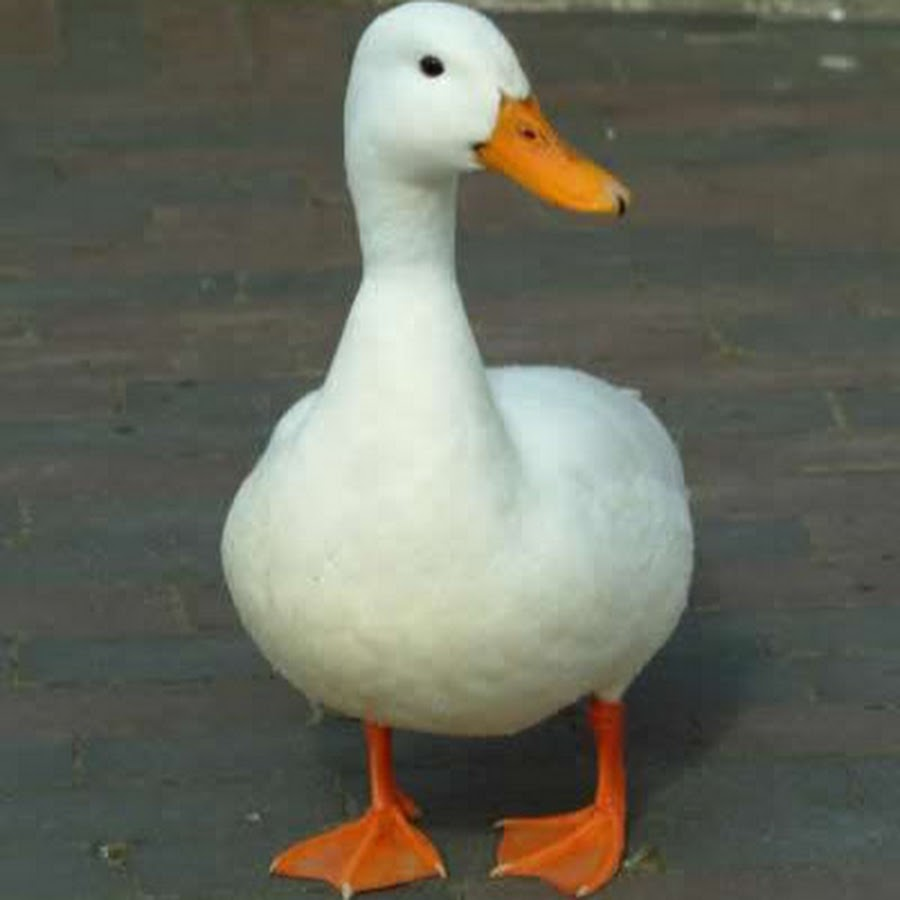
#> input picture duck.jpg, 900 x 900 px
$ python gamma.py
#> lines starting #> are read from the running program, lines starting #| are printed output that depends on the picture
import cv2
import numpy as np

def adjust_gamma(image, gamma=1.0):

    inv_gamma = 1.0 / gamma
    table = np.array([(i / 255.0) ** inv_gamma * 255 for i in range(256)]).astype("uint8")

    return cv2.LUT(image, table)

def main():

    image_path = input("Enter the path to your image: ")
#> the answer given: ../duck.jpg
    image = cv2.imread(image_path)
#> image is the input picture: shape (900, 900, 3); mean B, G, R 93.6, 105.8, 104.6

    if image is None:
        print("Error: Could not load image.")
        return


    gamma_values = [0.4, 1.0, 2.5]

    for gamma in gamma_values:
        corrected = adjust_gamma(image, gamma=gamma)
        window_name = f"Gamma: {gamma}"
        cv2.imshow(window_name, corrected)
        print(f"Displayed image with gamma = {gamma}. Press any key to continue...")
        cv2.waitKey(0)
        cv2.destroyWindow(window_name)
#> this loop made 3 passes
#> pass 1, in main, `corrected = adjust_gamma(image, gamma=gamma)`:
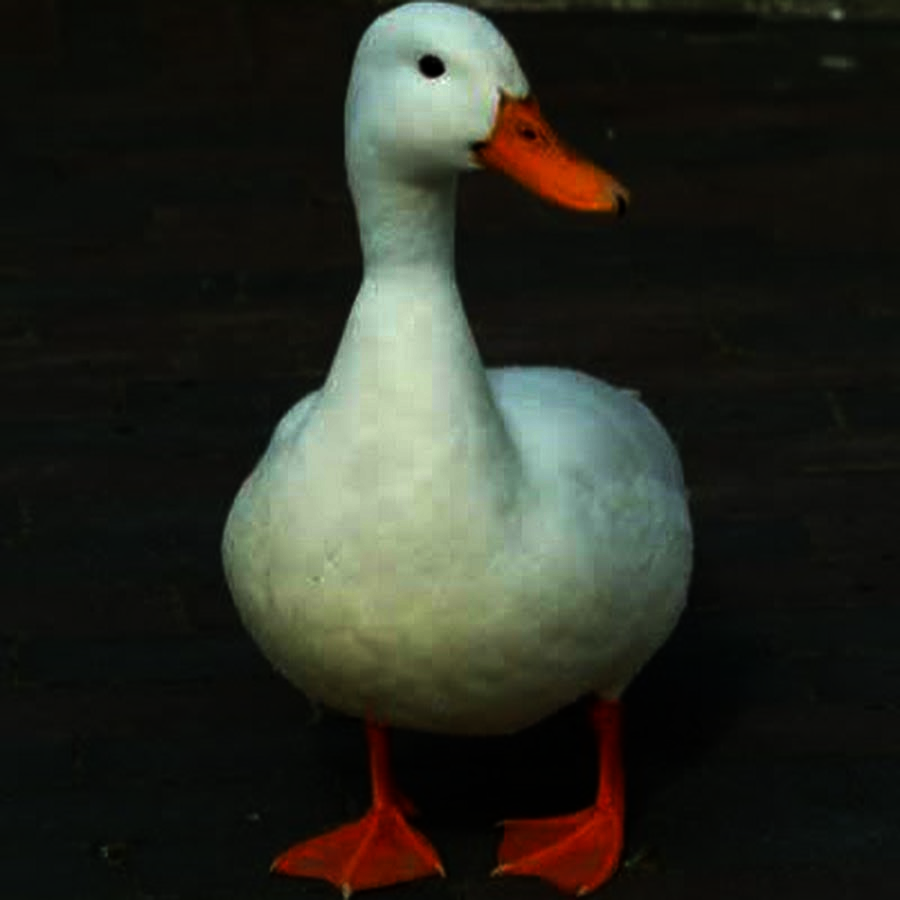
#> corrected: shape (900, 900, 3); mean B, G, R 33.9, 42.5, 40.6
#> pass 3, in main, `corrected = adjust_gamma(image, gamma=gamma)`:
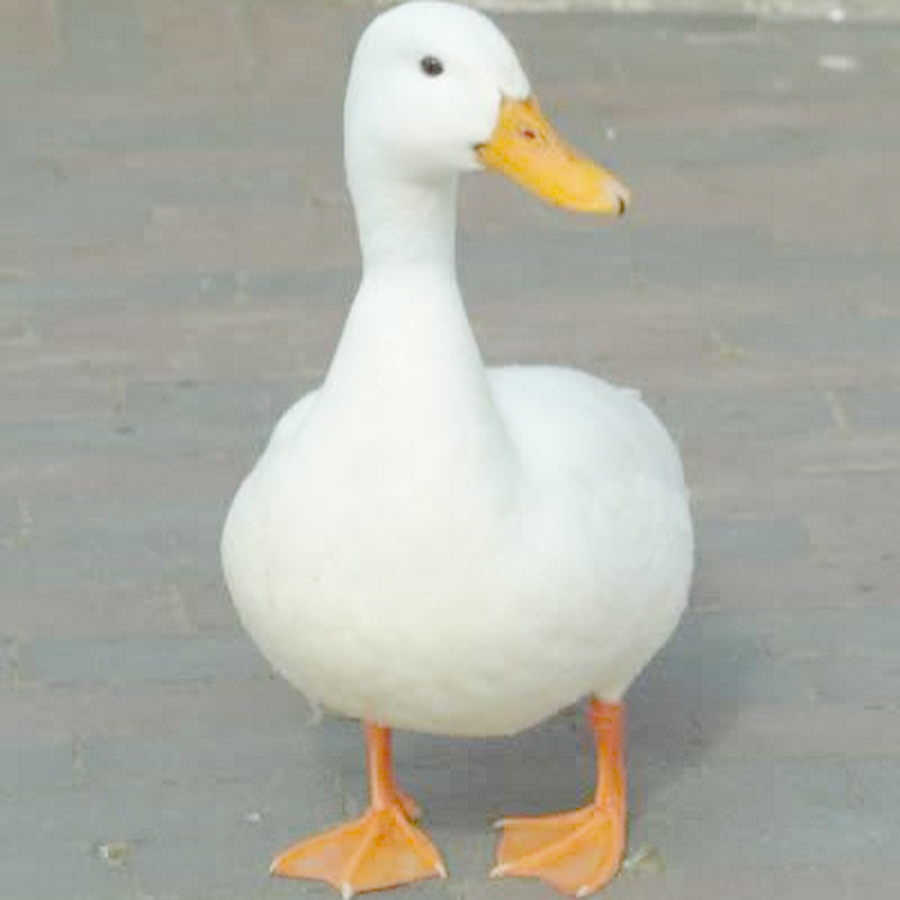
#> corrected: shape (900, 900, 3); mean B, G, R 164.7, 174.4, 173.6

    print("All gamma variations displayed. Program finished.")

if __name__ == "__main__":
    main()
